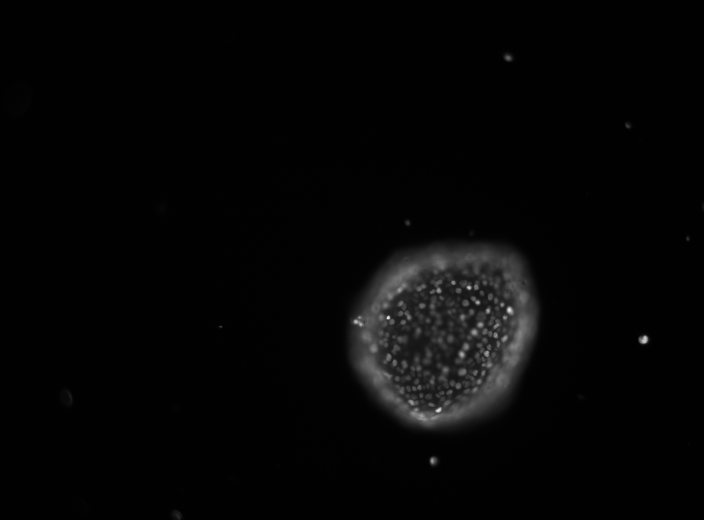
%> input picture EDOF/Deconvolution/input/Standard_frame.tif, 1408 x 1040 px (shown at 1/2 size)
$ octave deconvolution_demo.m   (GNU Octave 9; MATLAB toolbox functions it lacks are replaced by stand-ins)
%> lines starting %> are read from the running program, lines starting %| are printed output that depends on the picture
### EDOF/Deconvolution/deconvolve_ST.m
function ST_deconvolved_image = deconvolve_ST(ST_image, gaussian_parameters, bg_removal_flag, save_image_flag, output_path)

% performs Lucy-Richardson deconvolution to ST image using a Gaussian
% PSF model.

% input:
% ST_image - ST image, double precision
% gaussian_parameters - struct array of the Gaussian parameters:
%   amplitude - default: 800
%   stddev - default: 0.6
%   mean - mean of x and y. default: 12
%   size - size of the cropped PSF image. default: 23
% bg_removal_flag - whether to remove background from ST image.
% save_image_flag - whether to save ST deconvolved image.
% output_path - output path in which to save the ST deconvolved image.

% output:
% ST_deconvolved_image - deconvolved ST image

% Gaussian parameters
amplitude = gaussian_parameters.amplitude;
stddev = gaussian_parameters.stddev;
mean = gaussian_parameters.mean;
size = gaussian_parameters.size;

% Gaussian PSF model
[x, y] = meshgrid(1:size, 1:size);
gaussian_PSF = amplitude * exp(-((x - mean).^2 / (2 * stddev^2) + (y - mean).^2 / (2 * stddev^2)));
gaussian_PSF = round(gaussian_PSF);

% ST image processing
if bg_removal_flag
    % bg removal
    bg = ST_image(1,1) + ST_image(1,end) + ST_image(end,1) + ST_image(end,end) + ST_image(2,1) + ST_image(2,end) + ST_image(end-1,1) + ST_image(end-1,end) + ST_image(1,2) + ST_image(1,end-1) + ST_image(end,2) + ST_image(end,end-1) + ST_image(2,2) + ST_image(2,end-1) + ST_image(end-1,2) + ST_image(end-1,end-1);
    bg = round(bg/16);
    ST_image = max(0, ST_image-bg);
end

% deconvolution
ST_deconvolved_image = deconvlucy(ST_image./norm(ST_image(:)),gaussian_PSF./norm(gaussian_PSF(:)), 5);

% saving image
if save_image_flag
    % image scaling
    min_value = min(ST_deconvolved_image(:));
    max_value = max(ST_deconvolved_image(:));
    scaled_ST_deconvolved_image = uint16((ST_deconvolved_image - min_value) / (max_value - min_value) * 4096);

    % saving TIF image
    imwrite(scaled_ST_deconvolved_image, output_path, 'tif');
end

end

### EDOF/Deconvolution/deconvolve_EDOF.m
function EDOF_deconvolved_image = deconvolve_EDOF(EDOF_image, lorentzian_parameters, bg_removal_flag, save_image_flag, output_path)

% performs Lucy-Richardson deconvolution to EDOF image using a Lorentzian
% PSF model.

% input:
% EDOF_image - EDOF image, double precision
% lorentzian_parameters - struct array of the Lorentzian parameters:
%   amplitude - default: 515
%   gamma - default: 0.8
%   mean - mean of x and y. default: 12
%   size - size of the cropped PSF image. default: 23
% bg_removal_flag - whether to remove background from EDOF image.
% save_image_flag - whether to save EDOF deconvolved image.
% output_path - output path in which to save the EDOF deconvolved image.

% output:
% EDOF_deconvolved_image - deconvolved EDOF image

% Lorentzian parameters
amplitude = lorentzian_parameters.amplitude;
gamma = lorentzian_parameters.gamma;
mean = lorentzian_parameters.mean;
size = lorentzian_parameters.size;

% Lorentzian PSF model
[x, y] = meshgrid(1:size, 1:size);
lorentzian_PSF= amplitude ./ ((x - mean).^2 + (y - mean).^2 + gamma^2);
lorentzian_PSF = round(lorentzian_PSF);

% EDOF image processing
if bg_removal_flag
    % bg removal
    bg = EDOF_image(1,1) + EDOF_image(1,end) + EDOF_image(end,1) + EDOF_image(end,end) + EDOF_image(2,1) + EDOF_image(2,end) + EDOF_image(end-1,1) + EDOF_image(end-1,end) + EDOF_image(1,2) + EDOF_image(1,end-1) + EDOF_image(end,2) + EDOF_image(end,end-1) + EDOF_image(2,2) + EDOF_image(2,end-1) + EDOF_image(end-1,2) + EDOF_image(end-1,end-1);
    bg = round(bg/16);
    EDOF_image = max(0, EDOF_image-bg);
end

% deconvolution
EDOF_deconvolved_image = deconvlucy(EDOF_image./norm(EDOF_image(:)),lorentzian_PSF./norm(lorentzian_PSF(:)), 5);

% saving image
if save_image_flag
    % image scaling
    min_value = min(EDOF_deconvolved_image(:));
    max_value = max(EDOF_deconvolved_image(:));
    scaled_EDOF_deconvolved_image = uint16((EDOF_deconvolved_image - min_value) / (max_value - min_value) * 4096);

    % saving TIF image
    imwrite(scaled_EDOF_deconvolved_image, output_path, 'tif');
end

end

### EDOF/Deconvolution/deconvolution_demo.m
%% Lucy-Richardson deconvolution

% start with a clean slate
close all; clear all; clc;

%% Standard deconvolution with Gaussian PSF

% reading image
ST_image_path = 'input/Standard_frame.tif';
ST_image = double(imread(ST_image_path));
%> ST_image: size 1040x1408 double; min 10, max 940, mean 32.9; mean of the top-left, top-right, bottom-left and bottom-right quarters 16.4, 20.3, 17.1, 77.7

% optional - cropping image
ST_image_crop_idx_x = 475;
ST_image_crop_idx_y = 685;
crop_size = 400;
ST_image = ST_image(ST_image_crop_idx_x:ST_image_crop_idx_x+crop_size, ST_image_crop_idx_y:ST_image_crop_idx_y+crop_size);
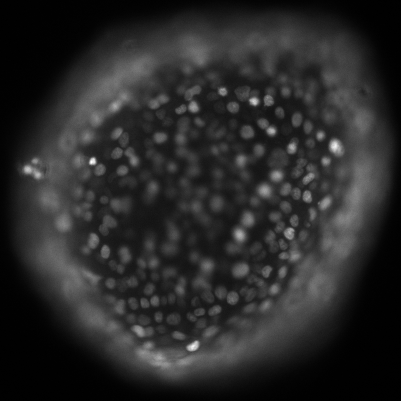
%> ST_image: size 401x401 double; min 13, max 940, mean 164.2; drawn with min black and max white

% Gaussian parameters for Gaussian PSF model
gaussian_parameters.amplitude = 800;
gaussian_parameters.stddev = 0.6;
gaussian_parameters.mean = 12;
gaussian_parameters.size = 23;

% other parameters
bg_removal_flag = 1;
save_image_flag = 1;
output_path = 'output/ST_deconvolved_image.tif';

% deconvolve and save output
ST_deconvolved_image = deconvolve_ST(ST_image, gaussian_parameters, bg_removal_flag, save_image_flag, output_path);
%> in deconvolve_ST, `bg = ST_image(1,1) + ST_image(1,end) + ST_image(end,1) + ST_image(end,..`: bg = 274
%> in deconvolve_ST, `bg = round(bg/16);`: bg = 17
%> in deconvolve_ST, `min_value = min(ST_deconvolved_image(:));`: min_value = 0
%> in deconvolve_ST, `max_value = max(ST_deconvolved_image(:));`: max_value = 0.0132

%% EDOF deconvolution with Lorentzian PSF

% reading image
EDOF_image_path = 'input/EDOF_frame.tif';
EDOF_image = double(imread(EDOF_image_path));
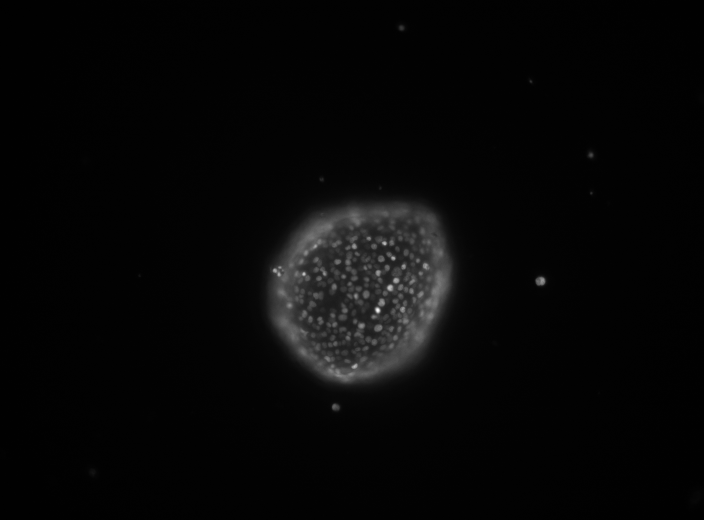
%> input picture EDOF/Deconvolution/input/EDOF_frame.tif, 1408 x 1040 px (shown at 1/2 size)
%> EDOF_image: size 1040x1408 double; min 13, max 921, mean 39.4; mean of the top-left, top-right, bottom-left and bottom-right quarters 30.3, 34.5, 43.4, 49.3

% optional - cropping image
EDOF_image_crop_idx_x = 384;
EDOF_image_crop_idx_y = 523;
crop_size = 400; % pixels
EDOF_image = EDOF_image(EDOF_image_crop_idx_x:EDOF_image_crop_idx_x+crop_size, EDOF_image_crop_idx_y:EDOF_image_crop_idx_y+crop_size);
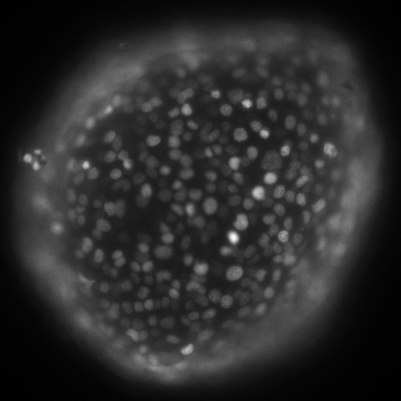
%> EDOF_image: size 401x401 double; min 22, max 921, mean 177.4; drawn with min black and max white

% Lorentzian parameters for Lorentzian PSF model
lorentzian_parameters.amplitude = 515;
lorentzian_parameters.gamma = 0.8;
lorentzian_parameters.mean = 12;
lorentzian_parameters.size = 23;

% other parameters
bg_removal_flag = 1;
save_image_flag = 1;
output_path = 'output/EDOF_deconvolved_image.tif';

% deconvolve and save output
EDOF_deconvolved_image = deconvolve_EDOF(EDOF_image, lorentzian_parameters, bg_removal_flag, save_image_flag, output_path);
%> in deconvolve_EDOF, `bg = EDOF_image(1,1) + EDOF_image(1,end) + EDOF_image(end,1) + EDOF_im..`: bg = 431
%> in deconvolve_EDOF, `bg = round(bg/16);`: bg = 27
%> in deconvolve_EDOF, `EDOF_deconvolved_image = deconvlucy(EDOF_image./norm(EDOF_image(:)),lo..`:
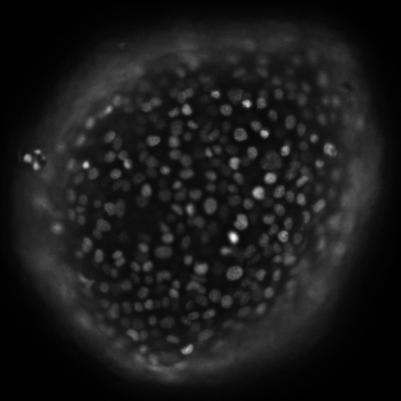
%> EDOF_deconvolved_image: size 401x401 double; min 0, max 0.0193, mean 0.00203; drawn with min black and max white
%> in deconvolve_EDOF, `max_value = max(EDOF_deconvolved_image(:));`: max_value = 0.0193
